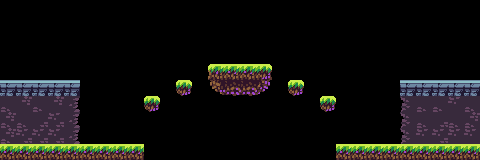

A level layout from a 2D game, rendered from its tile map. Below: a short description, then the map file with tile-grid data replaced by summaries:
An orthogonal 30x10 tile map with 16x16 px tiles, 3 tile layers (bg_layer, wall_layer, fg_layer) and 33 objects (6x monster_point, red_team_spawn_point, coin_point, blue_team_spawn_point, red_fountain, ...).

<map version="1.5" tiledversion="1.7.0" orientation="orthogonal" renderorder="right-down" width="30" height="10" tilewidth="16" tileheight="16" infinite="0" nextlayerid="10" nextobjectid="37">
 <editorsettings>
  <export target="simple_map.json" format="json" />
 </editorsettings>
 <tileset firstgid="1" name="forestTileSet" tilewidth="16" tileheight="16" tilecount="48" columns="8">
  <image source="forestTileSet.png" width="128" height="96" />
  <tile id="0">
   <objectgroup draworder="index" id="2">
    <object id="1" x="0" y="0" width="16" height="16" />
   </objectgroup>
  </tile>
  <tile id="1">
   <objectgroup draworder="index" id="2">
    <object id="1" x="0" y="0" width="16" height="16" />
   </objectgroup>
  </tile>
  <tile id="2">
   <objectgroup draworder="index" id="2">
    <object id="1" x="0" y="0" width="16" height="16" />
   </objectgroup>
  </tile>
  <tile id="3">
   <objectgroup draworder="index" id="2">
    <object id="1" x="0" y="0" width="16" height="16" />
   </objectgroup>
  </tile>
  <tile id="4">
   <objectgroup draworder="index" id="2">
    <object id="1" x="0" y="0" width="16" height="16" />
   </objectgroup>
  </tile>
  <tile id="5">
   <objectgroup draworder="index" id="2">
    <object id="1" x="0" y="0" width="16" height="16" />
   </objectgroup>
  </tile>
  <tile id="6">
   <objectgroup draworder="index" id="2">
    <object id="1" x="0" y="0" width="16" height="16" />
   </objectgroup>
  </tile>
  <tile id="8">
   <objectgroup draworder="index" id="2">
    <object id="1" x="0" y="0" width="16" height="16" />
   </objectgroup>
  </tile>
  <tile id="9">
   <objectgroup draworder="index" id="2">
    <object id="2" x="0" y="0" width="16" height="16" />
   </objectgroup>
  </tile>
  <tile id="10">
   <objectgroup draworder="index" id="2">
    <object id="1" x="0" y="0" width="16" height="16" />
   </objectgroup>
  </tile>
  <tile id="13">
   <objectgroup draworder="index" id="2">
    <object id="1" x="0" y="0" width="16" height="16" />
   </objectgroup>
  </tile>
  <tile id="16">
   <objectgroup draworder="index" id="2">
    <object id="1" x="2" y="0" width="14" height="15" />
   </objectgroup>
  </tile>
  <tile id="17">
   <objectgroup draworder="index" id="2">
    <object id="1" x="0" y="0" width="16" height="16" />
   </objectgroup>
  </tile>
  <tile id="18">
   <objectgroup draworder="index" id="2">
    <object id="1" x="0" y="0" width="14" height="15" />
   </objectgroup>
  </tile>
  <tile id="19">
   <objectgroup draworder="index" id="2">
    <object id="1" x="0" y="0" width="16" height="16" />
   </objectgroup>
  </tile>
  <tile id="20">
   <objectgroup draworder="index" id="2">
    <object id="1" x="0" y="0" width="16" height="16" />
   </objectgroup>
  </tile>
  <tile id="21">
   <objectgroup draworder="index" id="2">
    <object id="1" x="0" y="0" width="16" height="16" />
   </objectgroup>
  </tile>
  <tile id="29">
   <objectgroup draworder="index" id="2">
    <object id="1" x="0" y="0" width="16" height="16" />
   </objectgroup>
  </tile>
  <tile id="30">
   <objectgroup draworder="index" id="2">
    <object id="1" x="0" y="0" width="16" height="16" />
   </objectgroup>
  </tile>
  <tile id="31">
   <objectgroup draworder="index" id="2">
    <object id="1" x="0" y="0" width="16" height="16" />
   </objectgroup>
  </tile>
  <tile id="37">
   <objectgroup draworder="index" id="2">
    <object id="1" x="0" y="0" width="16" height="16" />
   </objectgroup>
  </tile>
  <tile id="39">
   <objectgroup draworder="index" id="2">
    <object id="1" x="0" y="0" width="16" height="16" />
   </objectgroup>
  </tile>
 </tileset>
 <layer id="8" name="bg_layer" width="30" height="10">
  <data>[300 cells, 40 non-empty, 12 distinct tile ids]</data>
 </layer>
 <layer id="5" name="wall_layer" width="30" height="10">
  <data>[300 cells, 28 non-empty, 2 distinct tile ids]</data>
 </layer>
 <layer id="9" name="fg_layer" width="30" height="10">
  <data>[300 cells, 4 non-empty, 3 distinct tile ids]</data>
 </layer>
 <objectgroup id="4" name="info_layer">
  <object id="1" name="red_team_spawn_point" x="19.6343" y="123.524">
   <point />
  </object>
  <object id="3" name="coin_point" x="238.378" y="51.5718">
   <point />
  </object>
  <object id="7" name="blue_team_spawn_point" x="460.647" y="121.93">
   <point />
  </object>
  <object id="27" name="monster_point" x="111.469" y="125.644">
   <properties>
    <property name="max" type="int" value="2" />
    <property name="move" type="int" value="10" />
    <property name="pool" type="int" value="1" />
    <property name="spawn_interval" type="int" value="3000" />
   </properties>
   <point />
  </object>
  <object id="31" name="monster_point" x="369.314" y="127.194">
   <properties>
    <property name="max" type="int" value="2" />
    <property name="move" type="int" value="10" />
    <property name="pool" type="int" value="1" />
    <property name="spawn_interval" type="int" value="3000" />
   </properties>
   <point />
  </object>
  <object id="32" name="monster_point" x="239.019" y="140.309">
   <properties>
    <property name="max" type="int" value="1" />
    <property name="move" type="int" value="70" />
    <property name="pool" type="int" value="2" />
    <property name="spawn_interval" type="int" value="5000" />
   </properties>
   <point />
  </object>
  <object id="34" name="monster_point" x="238.313" y="45.8295">
   <properties>
    <property name="max" type="int" value="1" />
    <property name="move" type="int" value="0" />
    <property name="pool" type="int" value="3" />
    <property name="spawn_interval" type="int" value="10000" />
   </properties>
   <point />
  </object>
  <object id="35" name="monster_point" x="176.267" y="143.834">
   <properties>
    <property name="max" type="int" value="1" />
    <property name="move" type="int" value="10" />
    <property name="pool" type="int" value="1" />
    <property name="spawn_interval" type="int" value="3000" />
   </properties>
   <point />
  </object>
  <object id="36" name="monster_point" x="302.475" y="144.539">
   <properties>
    <property name="max" type="int" value="1" />
    <property name="move" type="int" value="10" />
    <property name="pool" type="int" value="1" />
    <property name="spawn_interval" type="int" value="3000" />
   </properties>
   <point />
  </object>
 </objectgroup>
 <objectgroup id="7" name="sensor_layer">
  <object id="16" name="red_fountain" x="1.72858" y="89.5146" width="63.8626" height="57.2482" />
  <object id="17" name="blue_fountain" x="415.633" y="89.6379" width="64.3067" height="58.6806" />
 </objectgroup>
</map>
